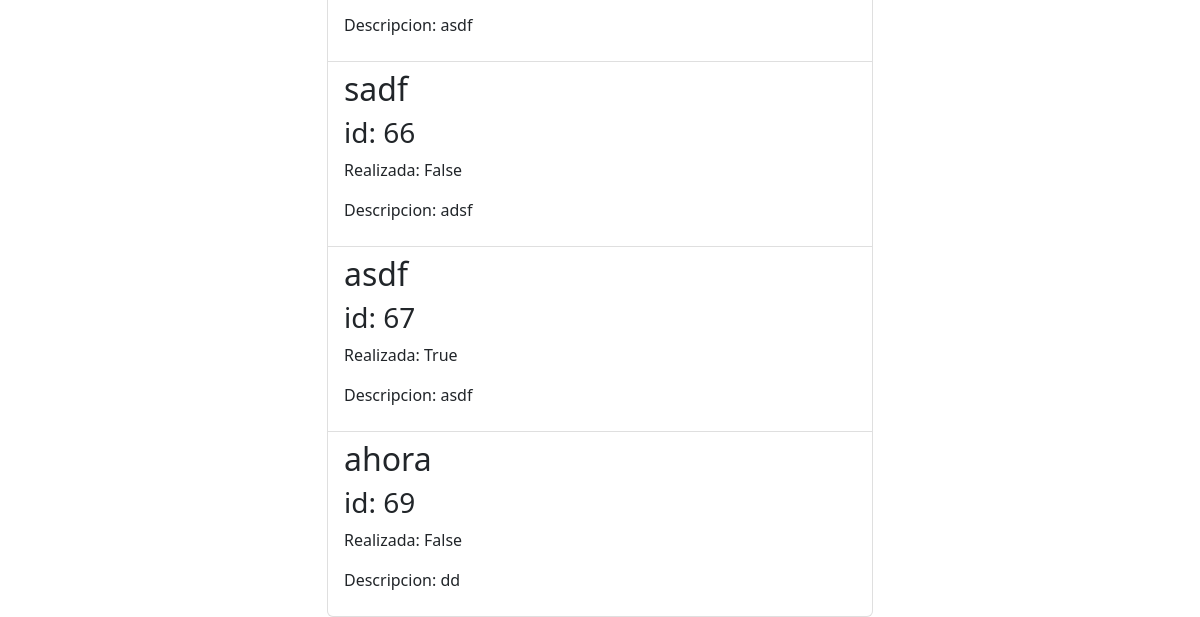
Page /Actividades/listado (signed in, lower part) on the earlier database version.
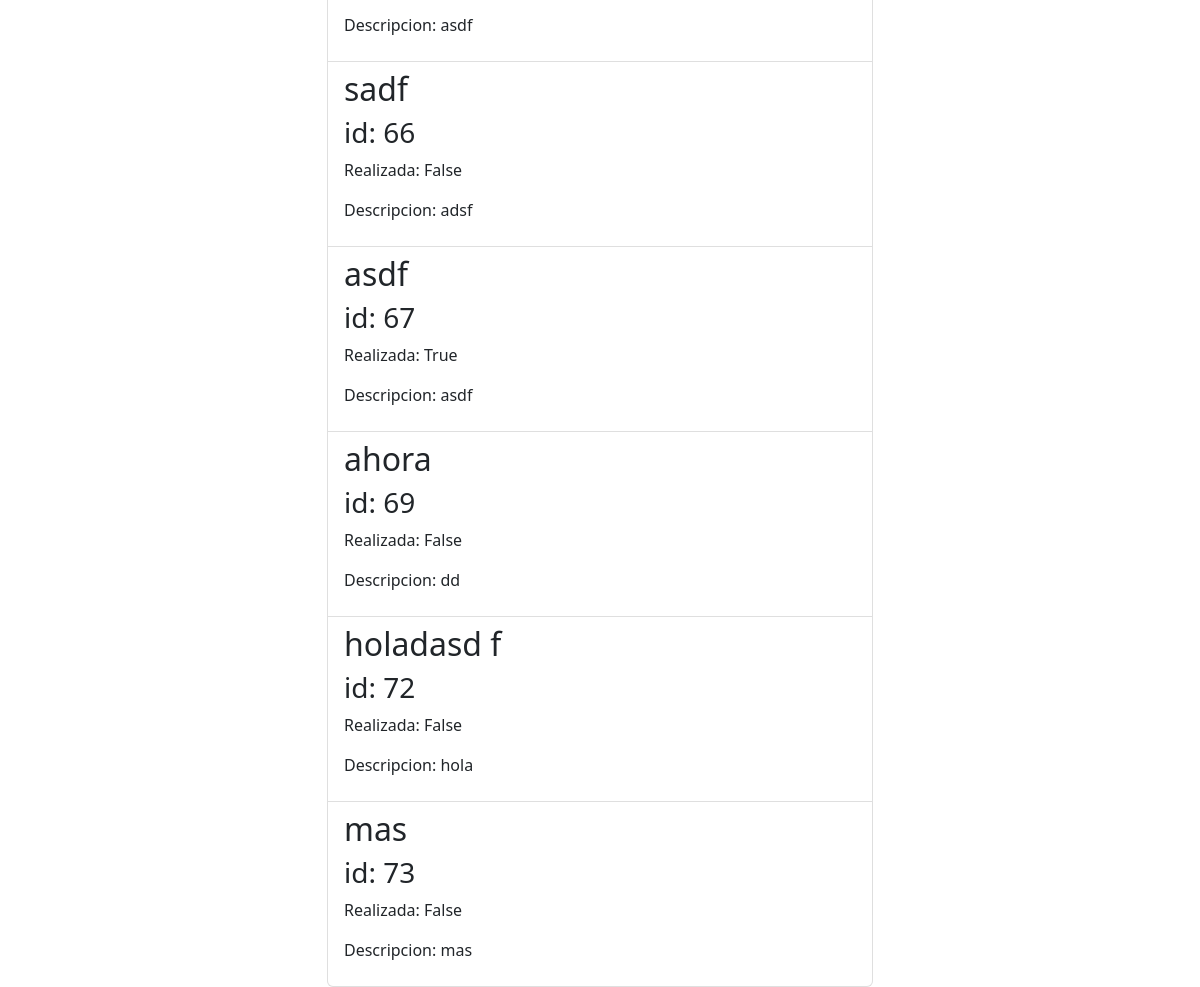
Same page on the later database version.
### Actividades/models.py (models this page shows, shortened)
class Activity(models.Model):
    titulo = models.CharField(max_length=200, null=True)
    description = models.TextField(max_length=3000,null=True)
    created = models.DateTimeField(auto_now_add=False, default=timezone.now)
    num_responsables = models.IntegerField(default=1, verbose_name="NResponsables")
    num_participantes = models.IntegerField(default=2, verbose_name="NParticipantes")
    tipo_actividad =models.CharField(max_length=100,null=True)
    fecha_evaluacion = models.DateField(null=True, blank=True)
    realizada = models.BooleanField(null=True, blank=True,default=False)
    files = models.FileField(upload_to="Actividades/",null=True, blank=True)
    user = models.ForeignKey(User, on_delete=models.CASCADE)
    files_thumbnail = ProcessedImageField(upload_to="Actividades/",
                                      processors=[ResizeToFill(600, 400)],
                                      format='JPEG',
                                      options={'quality': 60}, null=True, blank=True)

### Actividades/views.py (the view)
# urls.py: path('Actividades/listado', actividadesViews.actividadListado, name='actividades'),
@login_required
def actividadListado(request):
    actividades = Activity.objects.filter(user=request.user)
    Author = 'Milano'
    grupo = 'Grupo Scout Baden Powell'
    return render(request, 'actividadLista.html',
        {
        'user': request.user,
        'autor': Author ,
        'actividades':actividades
        }
    )

### Actividades/templates/actividadLista.html (shortened to what this page needs)
{% extends 'base.html' %} {% block content %}
<main class="container">
    <div class="row">
        <div class="col-md-6 offset-md-3">
            <ul class="list-group">
                {%for activity in actividades%}
                <a class="list-group-item" href="{% url 'actividadDetalle' activity.id %}">
                    <header>
                        <h2>{{activity.titulo }}</h4>
                            <h3>id: {{activity.id}}</h2>
                        <p>Realizada: {{activity.realizada}}</p>
                        <p>Descripcion: {{activity.description}}</p>
                    </header>
                </a>
                {%endfor%}
            </ul>
        </div>
    </div>
</main>
{%endblock%}

Differences in the rows shown:
added Activity: titulo "holadasd f", id "72", realizada "False", description "hola"
added Activity: titulo "mas", id "73", realizada "False", description "mas"
